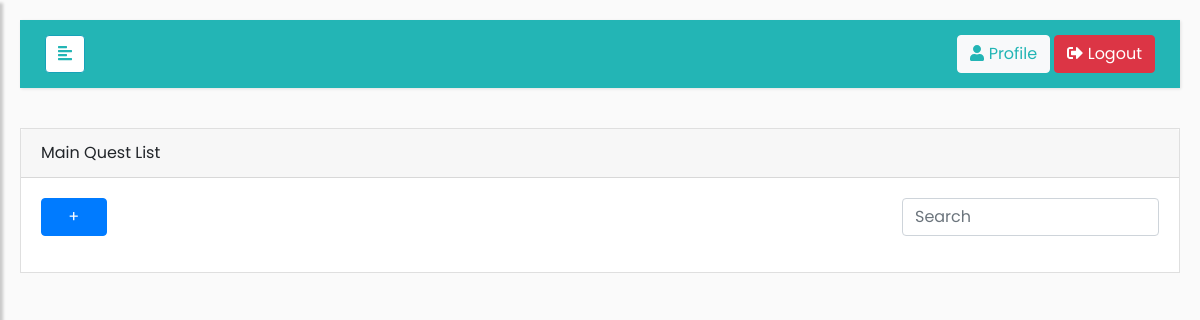
The page /main_quest.php (signed in) on the database as committed earlier.
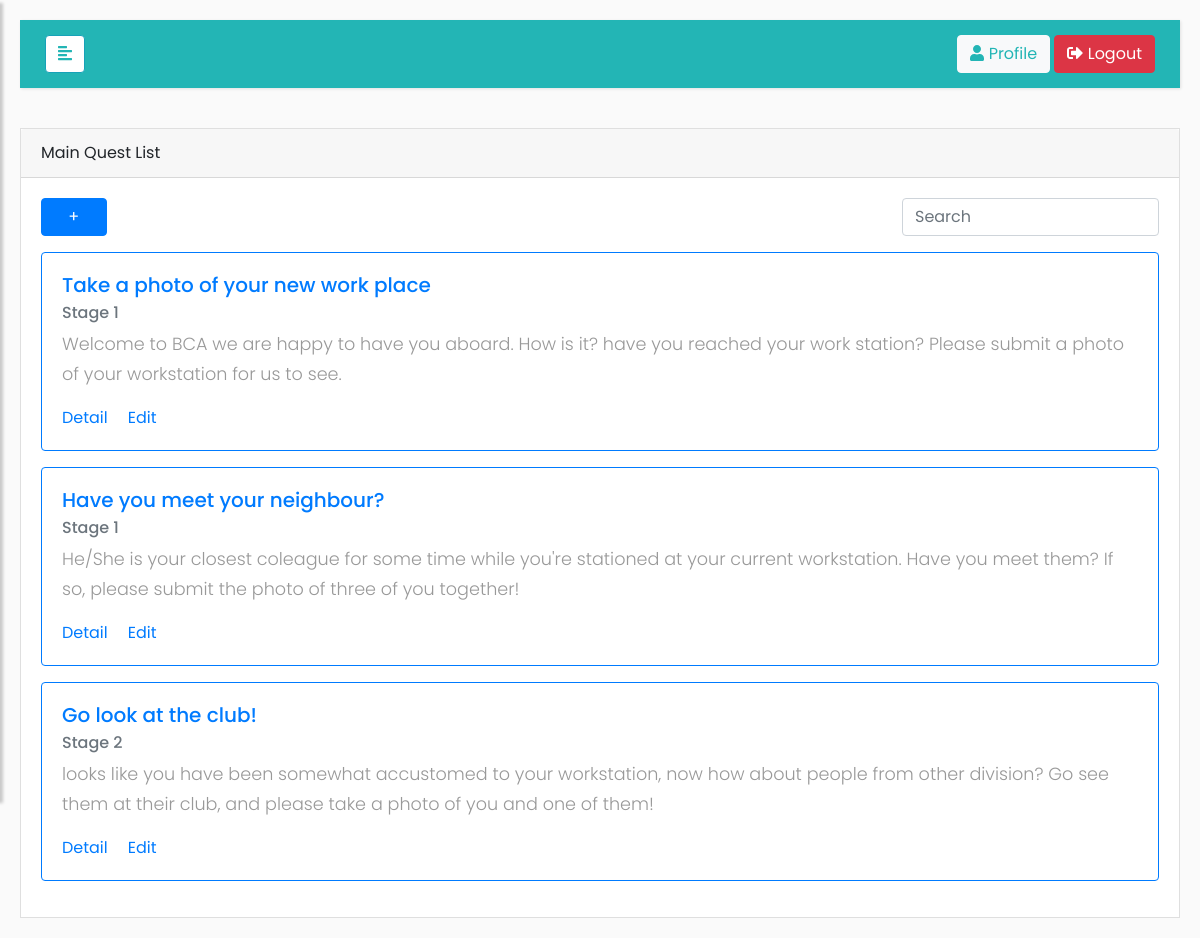
The same page on the database as committed later.
### tables this page shows
create table quest(
	id int auto_increment primary key,
	title varchar (100),
	subtitle varchar (500),
	is_main boolean,
	type varchar(20),
	stage int,
	issued_by int,
	deadline int,
	reward int,
	issued_to int,
	
	FOREIGN key (issued_to) REFERENCES user(id),
	FOREIGN key (issued_by) REFERENCES user(id)
	 
	 
	 
	 
);

### main_quest.php (the view, shortened to what this page needs)
<div class="card table-responsive" style="border-radius: 0px !important;">
    <div class="card-header">
        Main Quest List
    </div>
    <div class="card-body">
		<div class="row">
			<div class="col-sm-1">
				<a href="create_quest.php"><button type="button" class="btn btn-primary btn-block">+</button></a>
			</div>
			<div class="col-sm-8">
			</div>
			<div class="col-sm-3">
				<input class="form-control" type="text" placeholder="Search" aria-label="Search" style="margin-bottom: 1rem">
			</div>
		</div>
		<?php
			require('dbcon.php');
	        $sql = "SELECT * FROM quest where issued_by = ". $_SESSION['id'];
	        $result = $conn->query($sql);
	        if ($result->num_rows>0) {
	          while($row = $result->fetch_assoc()) {
	            echo '<div class="card border-primary mb-12"  style="margin-bottom: 1rem">';
	            echo '<div class="card-body text-primary">';
	            $completed = '';
	            echo '<h5 class="card-title">'.$row['title']." ".$completed.'</h5>';
	            if($row['is_main']==1) echo '<h6 class="card-subtitle mb-2 text-muted">Stage '.$row['stage'].'</h6>';
	            echo '<p class="card-text">'.$row['subtitle'].'</p>	';
	            echo '<a href="#" class="card-link">Detail</a>';
	            if (!($row['is_main']==0 and $row['completed']==1))echo '<a href="#" class="card-link">Edit</a>';
	            echo "</div></div>";
	          }
	        }
		?><!--
	</div>
</div>

### Style/style3.css (style rules this page uses)
body { font-family: 'Poppins', sans-serif; background: #fafafa; }
p { font-family: 'Poppins', sans-serif; font-size: 1.1em; font-weight: 300; line-height: 1.7em; color: #999; }
a, a:hover, a:focus { color: inherit; text-decoration: none; transition: all 0.3s; }
.navbar { padding: 15px 10px; background: #23b5b5; border: none; border-radius: 0; margin-bottom: 40px; box-shadow: 1px 1px 3px rgba(0, 0, 0, 0.1); }
#content { width: 100%; padding: 20px; min-height: 100vh; transition: all 0.3s; position: absolute; top: 0; right: 0; }
.mainbg { margin: 15px; padding: 0px; background-color: rgba(255,255,255,0.5); }

Rows that differ between the two databases and show on the page:
now on this page (row edited): quest: title "Take a photo of your new work place", stage "1", subtitle "Welcome to BCA we are happy to have you aboard. How is it? have you reached your work station? Please submit a photo of your workstation for us to see.", is_main "Edit"
added quest: title "Have you meet your neighbour?", stage "1", subtitle "He/She is your closest coleague for some time while you're stationed at your current workstation. Have you meet them? If so, please submit the photo of three of you together!", is_main "Edit"
added quest: title "Go look at the club!", stage "2", subtitle "looks like you have been somewhat accustomed to your workstation, now how about people from other division? Go see them at their club, and please take a photo of you and one of them!", is_main "Edit"
